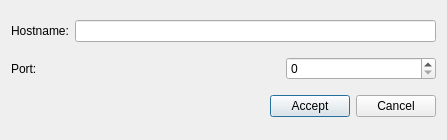
<?xml version="1.0" encoding="UTF-8"?>
<ui version="4.0">
 <class>MessengerConnectionDialog</class>
 <widget class="QDialog" name="MessengerConnectionDialog">
  <property name="geometry">
   <rect>
    <x>0</x>
    <y>0</y>
    <width>447</width>
    <height>140</height>
   </rect>
  </property>
  <property name="windowTitle">
   <string>Dialog</string>
  </property>
  <layout class="QVBoxLayout" name="verticalLayout">
   <item>
    <layout class="QHBoxLayout" name="horizontalLayout">
     <item>
      <widget class="QLabel" name="label">
       <property name="text">
        <string>Hostname:</string>
       </property>
      </widget>
     </item>
     <item>
      <widget class="QLineEdit" name="hostnameLine">
       <property name="minimumSize">
        <size>
         <width>350</width>
         <height>0</height>
        </size>
       </property>
      </widget>
     </item>
    </layout>
   </item>
   <item>
    <layout class="QHBoxLayout" name="horizontalLayout_2">
     <item>
      <widget class="QLabel" name="label_2">
       <property name="text">
        <string>Port:</string>
       </property>
      </widget>
     </item>
     <item>
      <spacer name="horizontalSpacer_2">
       <property name="orientation">
        <enum>Qt::Horizontal</enum>
       </property>
       <property name="sizeHint" stdset="0">
        <size>
         <width>58</width>
         <height>20</height>
        </size>
       </property>
      </spacer>
     </item>
     <item>
      <widget class="QSpinBox" name="portSpinBox">
       <property name="minimumSize">
        <size>
         <width>150</width>
         <height>0</height>
        </size>
       </property>
      </widget>
     </item>
    </layout>
   </item>
   <item>
    <layout class="QHBoxLayout" name="horizontalLayout_3">
     <item>
      <spacer name="horizontalSpacer">
       <property name="orientation">
        <enum>Qt::Horizontal</enum>
       </property>
       <property name="sizeHint" stdset="0">
        <size>
         <width>118</width>
         <height>20</height>
        </size>
       </property>
      </spacer>
     </item>
     <item>
      <widget class="QPushButton" name="okButton">
       <property name="text">
        <string>Accept</string>
       </property>
      </widget>
     </item>
     <item>
      <widget class="QPushButton" name="cancelButton">
       <property name="text">
        <string>Cancel</string>
       </property>
      </widget>
     </item>
    </layout>
   </item>
  </layout>
 </widget>
 <resources/>
 <connections/>
</ui>
